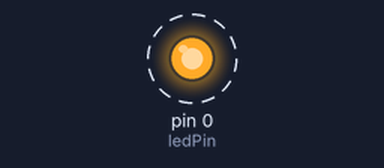
This sketch was run on a simulated Arduino Uno, built with avr-gcc and run on an emulated ATmega328P. Shown: output pins drawn as LEDs (lit = HIGH). Dashed ring = blinking.

Above: at 0.5 s.
Timing chart, 0 to 4.6 s (numbered marks = the images above):
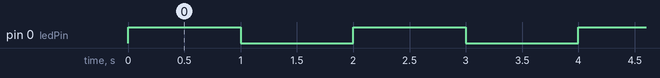

Measured:
- by itself, pin 0 (ledPin): alternates HIGH for 1.0 s and LOW for 1.0 s

The sketch:

blinky.ino
```cpp
/* Blinky v1.0
   Jason Wright
*/

const int ledPin = 0; //0 on teensy++

void setup() {
  pinMode(ledPin, OUTPUT);
}

void loop() {
  digitalWrite(ledPin, HIGH);   // set the LED on
  delay(1000);                  // wait for a second
  digitalWrite(ledPin, LOW);    // set the LED off
  delay(1000);                  // wait for a second
}
```
